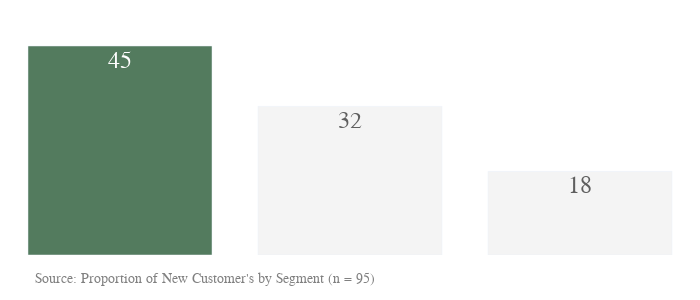

Notebook code for this chart:
### Code cell
#Customers by wealth segment

colors = ['#f3f3f3',] * 5
colors[3] = '#edffcf' #claro
colors[2] ='#65cd87' #medio
colors[1] = '#366442' #escuro

alpha = age_tenure[(age_tenure['tenure']>6.0)&(age_tenure['tenure']<=20.5)]
lex = alpha.wealth_segment.value_counts()

fig = go.Figure()
fig.add_trace(go.Bar(x=lex.index, y=lex.values,
              marker_color= cool,
              opacity=0.85,
              texttemplate="%{y}",
              textfont=dict(family = 'Arial Black',
                            size = 24)
                    ))
fig.update_layout(width=700, 
                  height=300, 
                  margin=dict(l=5,r=5,b=45,t=35,pad=4), 
                  paper_bgcolor="white", 
                  plot_bgcolor='white')

fig.add_annotation(text="Source: Proportion of New Customer's by Segment (n = 95)",
                    showarrow=False,
                    font=dict(size=13.5, color='gray', family='Arial'),
                    x = .29,
                    xanchor = 'center',
                    xref = 'paper',
                    y = -.15,
                    yanchor = 'bottom',
                    yref = 'paper')

fig.update_xaxes(showticklabels=False, showgrid=False)
fig.update_traces(hovertemplate="Total: %{y} \n Segment: %{x}", 
                  selector=dict(type='bar'))
fig.update_yaxes(showticklabels=False, showgrid=False) # hide all the xticks

### Figure 1 — Plotly figure (JSON) as saved in the notebook; plotly's stock layout.template omitted (floating-point values rounded to 4 significant figures)
{"data": [{"hovertemplate": "Total: %{y} \n Segment: %{x}", "marker": {"color": ["#366442", "#f3f3f3", "#f3f3f3"]}, "opacity": 0.85, "textfont": {"family": "Arial Black", "size": 24}, "texttemplate": "%{y}", "type": "bar", "x": ["Mass Customer", "High Net Worth", "Affluent Customer"], "y": [45, 32, 18]}], "layout": {"annotations": [{"font": {"color": "gray", "family": "Arial", "size": 13.5}, "showarrow": false, "text": "Source: Proportion of New Customer's by Segment (n = 95)", "x": 0.29, "xanchor": "center", "xref": "paper", "y": -0.15, "yanchor": "bottom", "yref": "paper"}], "height": 300, "margin": {"b": 45, "l": 5, "pad": 4, "r": 5, "t": 35}, "paper_bgcolor": "white", "plot_bgcolor": "white", "width": 700, "xaxis": {"showgrid": false, "showticklabels": false}, "yaxis": {"showgrid": false, "showticklabels": false}}}
